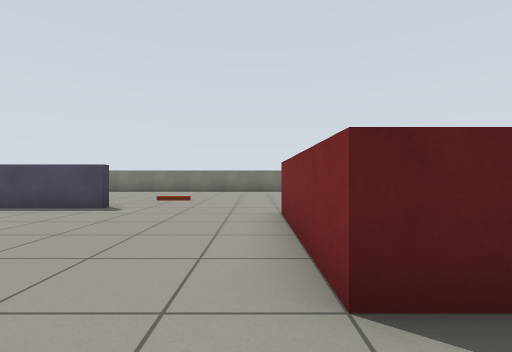
[1] (above)

24 first-person views from a walk through a robot-simulator world made for Gazebo. The camera is 0.74 m above the floor, looks level and sees 85° across. The floor is counted in squares, 1 m on a side. Each view is taken from the middle of a square. On the plan, view 1 faces up. The plan holds only what a view shows up to about 10 squares ahead; the rest is blank.

[2]
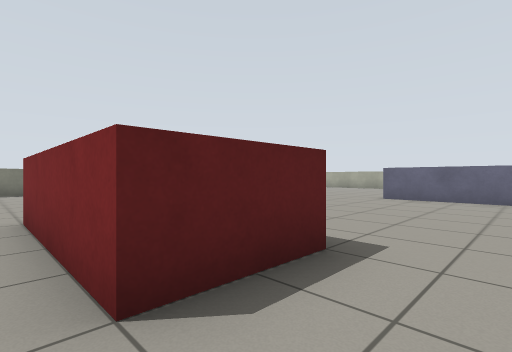

[3]
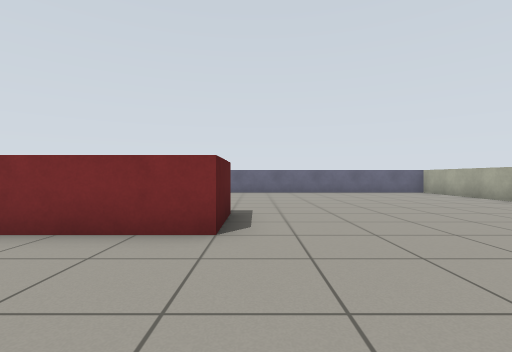

[4]
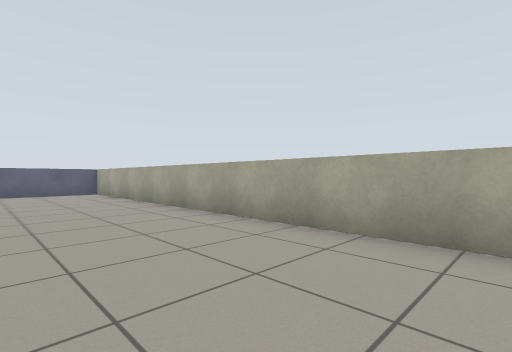

[5]
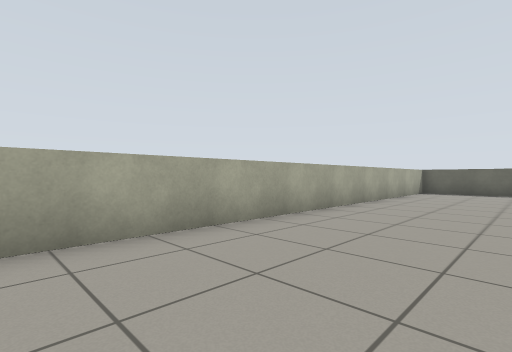

[6]
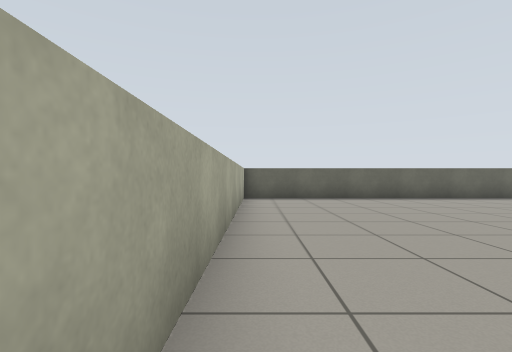

[7]
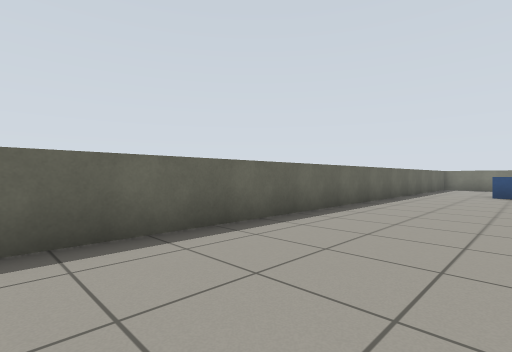

[8]
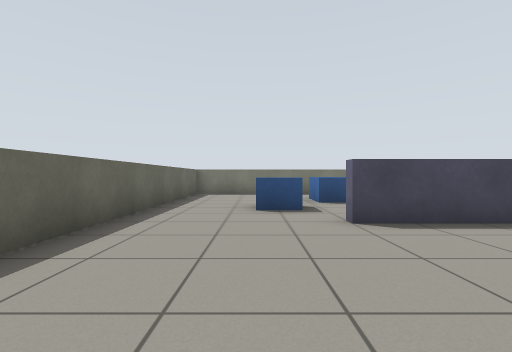

[9]
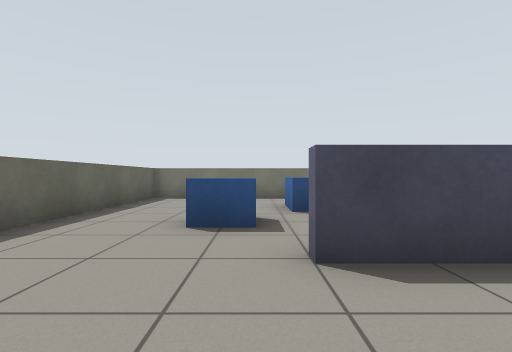

[10]
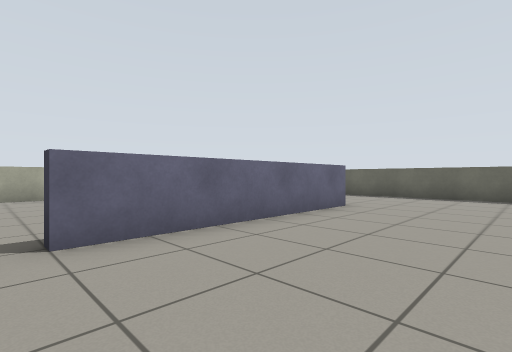

[11]
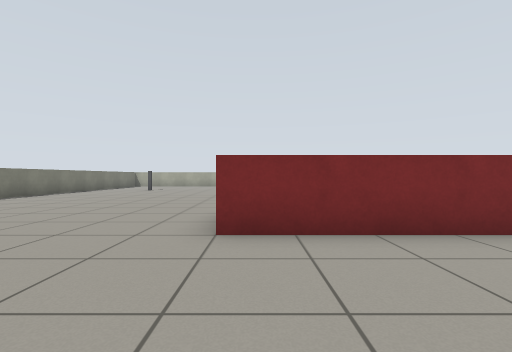

[12]
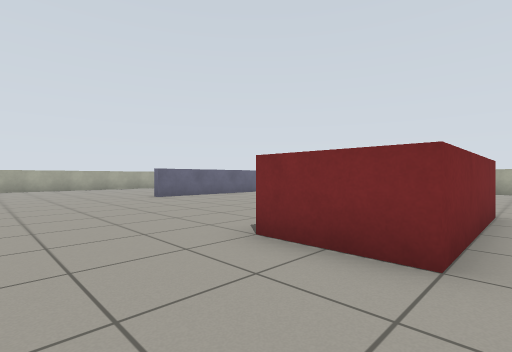

[13]
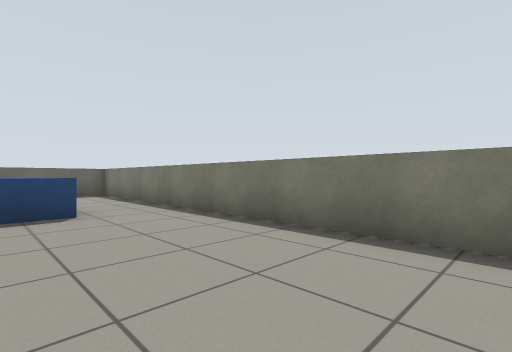

[14]
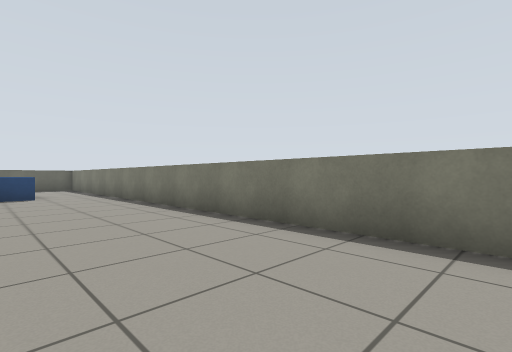

[15]
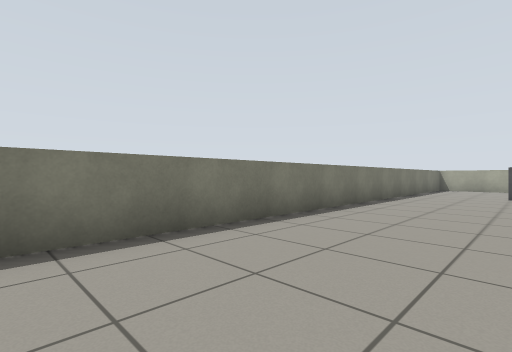

[16]
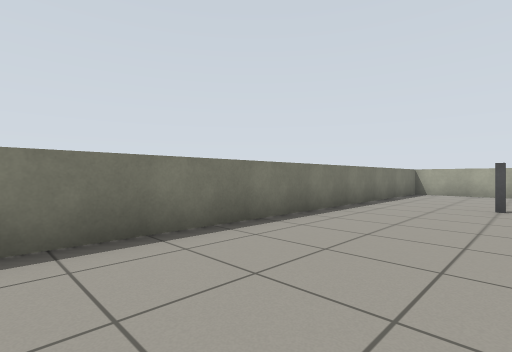

[17]
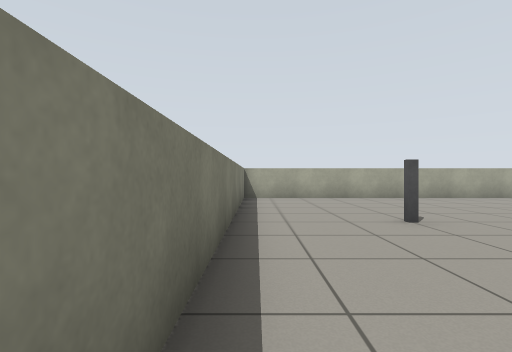

[18]
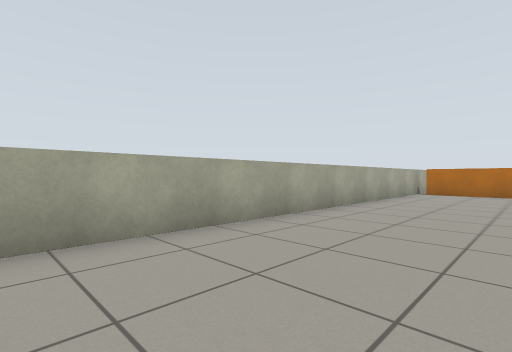

[19]
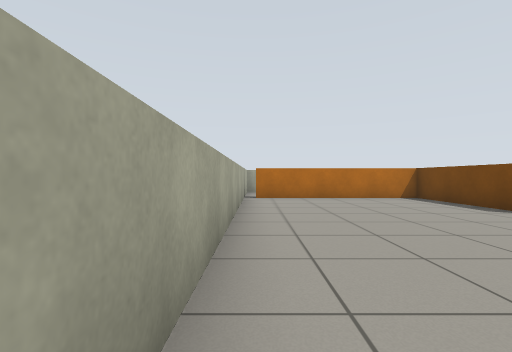

[20]
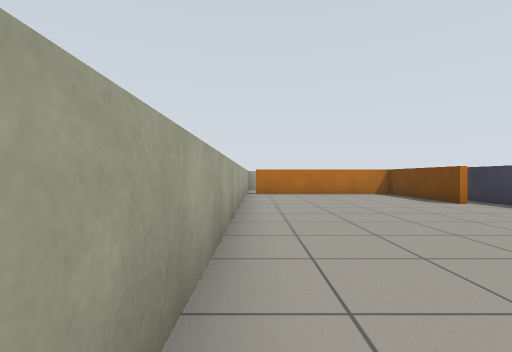

[21]
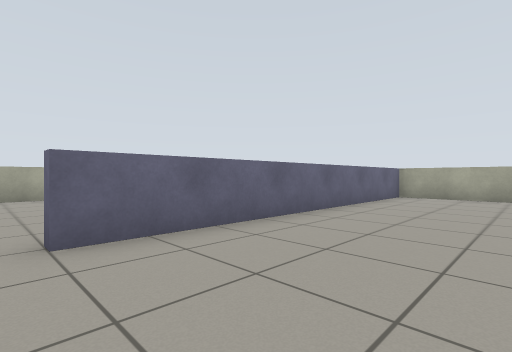

[22]
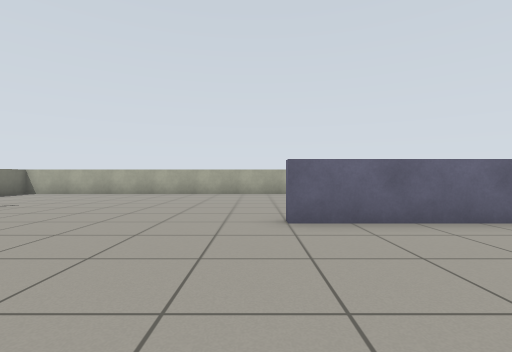

[23]
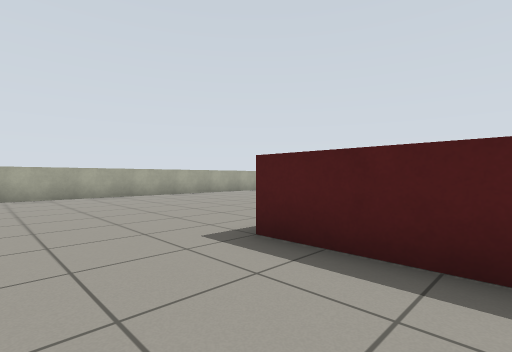

[24]
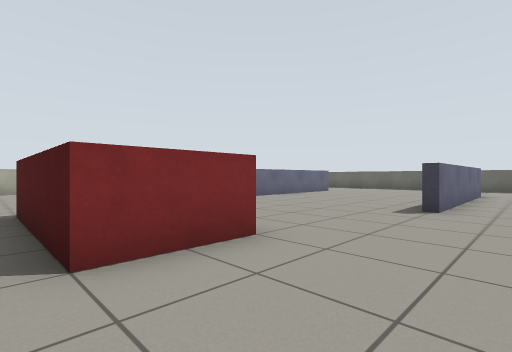

### Floor plan
Points are (right, up) in squares from view 1. A wall is a line through its corners. A room is listed if a view was taken in it or the views show most of it. See-through windows are left out.
Room 1 (views 1, 2, 3, 4, 5, 6, 7, 8, 9, 10, 11, 12, 13, 14, 15, 16, 17, 18, 19, 20, 21, 22, 23, 24)
walls: (-3.5, 6.3) (-9.5, 6.3) (-9.5, 6.7) (-3.5, 6.7) (-3.5, 6.3); (9.3, 0.5) (9.3, 3.5) (9.8, 3.5); (9.6, 1.1) (9.6, 0.5); (-9.5, 0.7) (-3.5, 0.7) (-3.5, 0.2); (16.4, -3.5) (16.4, 13.5); (-12.8, -6.4) (9.3, -6.4) (9.3, -2.4); (15.8, 13.4) (-13.4, 13.4) (-13.4, -6.5)
objects: blue box (-11, 8) to (-10, 9); blue box (-9, 10) to (-8, 11); red box (1, 2) to (2, 5); orange box (10, -3) to (11, 0); orange box (11, -4) to (15, -4); pillar (11, 10) to (12, 11)

Positions as (right, up) in squares from view 1, and headings:
1: (0, 0), facing up
2: (0, 0), facing up-right
3: (-3, 1), facing right
4: (-3, -3), facing down-right
5: (0, -3), facing down-left
6: (-4, -6), facing left
7: (-10, -4), facing up-left
8: (-11, 2), facing up
9: (-10, 4), facing up
10: (-3, 4), facing down-left
11: (-3, 5), facing right
12: (0, 8), facing down-right
13: (-2, 10), facing up-left
14: (3, 10), facing up-left
15: (0, 10), facing up-right
16: (4, 10), facing up-right
17: (7, 13), facing right
18: (13, 9), facing down-right
19: (16, 6), facing down
20: (16, 8), facing down
21: (6, 4), facing down-right
22: (5, 4), facing right
23: (5, 4), facing down-left
24: (3, 8), facing down-left
